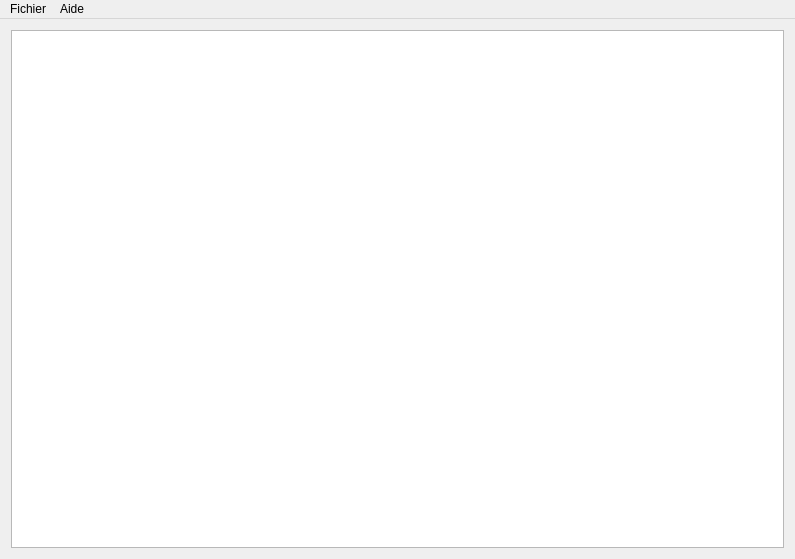
<?xml version="1.0" encoding="UTF-8"?>
<ui version="4.0">
 <class>MainWindow</class>
 <widget class="QMainWindow" name="MainWindow">
  <property name="geometry">
   <rect>
    <x>0</x>
    <y>0</y>
    <width>795</width>
    <height>559</height>
   </rect>
  </property>
  <property name="windowTitle">
   <string>MainWindow</string>
  </property>
  <widget class="QWidget" name="centralWidget">
   <layout class="QVBoxLayout" name="verticalLayout">
    <item>
     <widget class="QPlainTextEdit" name="plainTextEdit"/>
    </item>
   </layout>
  </widget>
  <widget class="QMenuBar" name="menuBar">
   <property name="geometry">
    <rect>
     <x>0</x>
     <y>0</y>
     <width>795</width>
     <height>22</height>
    </rect>
   </property>
   <widget class="QMenu" name="menuFichier">
    <property name="title">
     <string>Fichier</string>
    </property>
    <widget class="QMenu" name="menuOuvrir">
     <property name="title">
      <string>Ouvrir</string>
     </property>
     <addaction name="actionDerniers_fichiers_ouverts_2"/>
    </widget>
    <addaction name="menuOuvrir"/>
    <addaction name="actionQuitter"/>
   </widget>
   <widget class="QMenu" name="menuAIde">
    <property name="title">
     <string>Aide</string>
    </property>
    <addaction name="action_propos"/>
   </widget>
   <addaction name="menuFichier"/>
   <addaction name="menuAIde"/>
  </widget>
  <action name="actionQuitter">
   <property name="text">
    <string>Quitter</string>
   </property>
  </action>
  <action name="actionDerniers_fichiers_ouverts">
   <property name="text">
    <string>Derniers fichiers ouverts</string>
   </property>
  </action>
  <action name="action_propos">
   <property name="text">
    <string>À propos</string>
   </property>
  </action>
  <action name="actionDerniers_fichiers_ouverts_2">
   <property name="text">
    <string>Derniers fichiers ouverts</string>
   </property>
  </action>
 </widget>
 <layoutdefault spacing="6" margin="11"/>
 <resources/>
 <connections/>
</ui>
